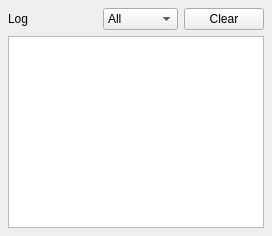
<?xml version="1.0" encoding="UTF-8"?>
<ui version="4.0">
 <class>LogWidget</class>
 <widget class="QWidget" name="LogWidget">
  <layout class="QVBoxLayout" name="verticalLayout">
   <property name="leftMargin">
    <number>8</number>
   </property>
   <property name="topMargin">
    <number>8</number>
   </property>
   <property name="rightMargin">
    <number>8</number>
   </property>
   <property name="bottomMargin">
    <number>8</number>
   </property>
   <item>
    <layout class="QHBoxLayout" name="headerLayout">
     <item>
      <widget class="QLabel" name="titleLabel">
       <property name="text">
        <string>Log</string>
       </property>
      </widget>
     </item>
     <item>
      <spacer name="horizontalSpacer">
       <property name="orientation">
        <enum>Qt::Horizontal</enum>
       </property>
       <property name="sizeHint" stdset="0">
        <size>
         <width>40</width>
         <height>20</height>
        </size>
       </property>
      </spacer>
     </item>
     <item>
      <widget class="QComboBox" name="levelCombo">
       <item>
        <property name="text">
         <string>All</string>
        </property>
       </item>
       <item>
        <property name="text">
         <string>Info</string>
        </property>
       </item>
       <item>
        <property name="text">
         <string>Warning</string>
        </property>
       </item>
       <item>
        <property name="text">
         <string>Error</string>
        </property>
       </item>
      </widget>
     </item>
     <item>
      <widget class="QPushButton" name="clearButton">
       <property name="text">
        <string>Clear</string>
       </property>
      </widget>
     </item>
    </layout>
   </item>
   <item>
    <widget class="QTableView" name="logTable">
     <property name="editTriggers">
      <set>QAbstractItemView::NoEditTriggers</set>
     </property>
     <property name="selectionBehavior">
      <enum>QAbstractItemView::SelectRows</enum>
     </property>
    </widget>
   </item>
  </layout>
 </widget>
 <resources/>
 <connections/>
</ui>
